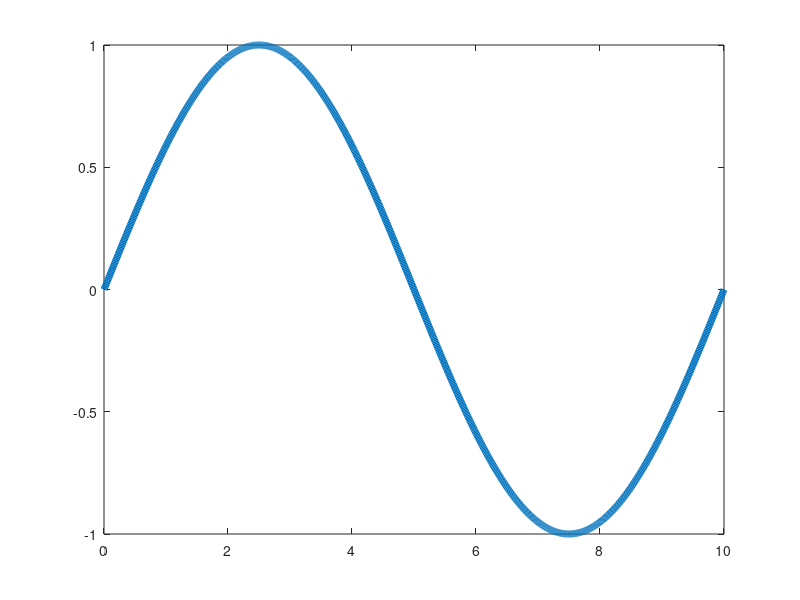

Reproduce this figure in MATLAB. (Note: this script raises an error after producing the figure.)
clc
clear
close all

printfigure = 1;

Length = 10;  % Stablaenge
Time = 200;   % Zetiraum
step_length = 0.01;
step_time = 0.1;
x = 0 : step_length : Length;
t = 0 : step_time : Time;
N_length = length(x);
N_time = length(t);

k = 0.1;  % Waermeleitfaehigkeit in cm^2/s

N = 10;  % Grad
lambda = 0 : pi / Length : N * pi / Length;
f = zeros(N_time, N_length);  % Temperaturmatrix
f(1,:) = sin(x / Length * 2 * pi);
% f(1,:) = floor(x * 5) / 5;
phi = zeros(N + 1, N_length);  % Eigenfunktionen
T = zeros(N + 1, N_time);  % Gewichtung

step_time_max = 2 / k / lambda(end)^2;
if step_time > step_time_max
    ['step_time should be under ',num2str(step_time_max)]
end

plot(x,f(1,:),'LineWidth',5)
setplt('Anfangsbedingung','$x$','$f$','TV_homo_modal_inital_condition_1',printfigure)


phi(1,:) = sqrt(1 / Length);
for i = 2 : N + 1
    for n = 1 : N_length
        phi(i, n) = sqrt(2 / Length) * cos(lambda(i) * x(n));
    end
end

figure
for i = 1 : N + 1
    plot(0:step_length:Length,phi(i,:))
    hold on
end
txt = ['$G = ',num2str(N),'$'];
TEXT = text(8,0.4,txt,'FontSize',30);
set(TEXT,'Interpreter','latex')
setplt('Eigenfunktionen','$x$','$value$','TV_homo_modal_Eigenfunctions_1',printfigure)

for i = 1 : N + 1
    T(i, 1) = 0;
    for n = 1 : N_length
        T(i, 1) = T(i, 1) + f(1, n) * phi(i, n) * step_length;
    end
end
for i = 1 : N + 1
    for n = 2 : N_time
        T(i, n) = (1 - step_time * k * lambda(i)^2)^(n - 1) * T(i, 1);
    end
end

f = zeros(N_time, N_length);  % Temperaturmatrix
for n = 1 : N_time
    for i = 1 : N + 1
        f(n,:) = f(n,:) + T(i,n) * phi(i,:);
    end
end

figure
for n = 1 : 40 : N_time
    plot(x, f(n,:),'LineWidth',5)
    ylim([-1 1])
    setplt('','$x$','$f$','TV_homo_modal_1',0)
    set(gcf,'outerposition',get(0,'screensize'));
    txt = ['$t = ',num2str((n-1)*step_time),'$'];
    TEXT = text(8,0.5,txt,'FontSize',60);
    set(TEXT,'Interpreter','latex')
    txt = ['$G = ',num2str(N),'$'];
    TEXT = text(8,0.8,txt,'FontSize',60);
    set(TEXT,'Interpreter','latex')
    drawnow
    frame=getframe(gcf);
    imind=frame2im(frame);
    [imind,cm] = rgb2ind(imind,256);
    if printfigure == 1
        if n==1
             imwrite(imind,cm,'TV_homo_modal_1.gif','gif', 'Loopcount',inf,'DelayTime',1e-6);
        else
             imwrite(imind,cm,'TV_homo_modal_1.gif','gif','WriteMode','append','DelayTime',1e-6);
        end
    end
end

figure
[X, Y] = meshgrid(x, t);
mesh(X,Y,f)
setmesh('','$x$','$t$','$f$','TV_homo_modal_Ttx_1',printfigure)


% f_modal_homo_1 = f;
% x_modal_homo_1 = x;
% save('f_modal_homo_1.mat','x_modal_homo_1','f_modal_homo_1')

close all